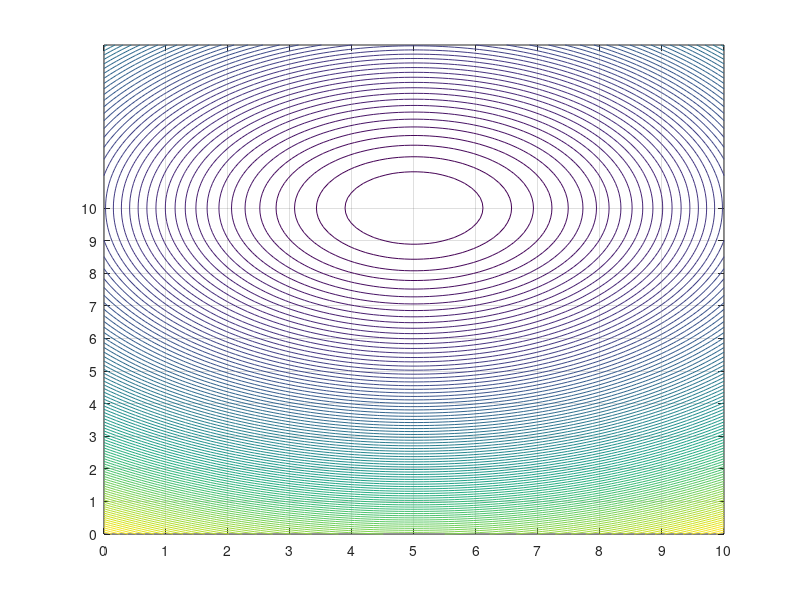

The MATLAB source for this figure: (Note: this script raises an error after producing the figure.)
clc
clear all
close all
format short

N=1;
Nsim=40;
dt=0.5;
num_states=6;
u = zeros(Nsim , 2);
x = zeros(Nsim + 1, 3);
x0=[5;0;pi/2];
x(1,:) = x0;
lb=[0 0 -2*pi 0 -1];
ub=[10 10 2*pi 0.5 1];
xf=[5;10;0];

lb1=[];lb2=[];
ub1=[];ub2=[];
for i=1:N
    lb1=[lb1,lb(1:3)];
    lb2=[lb2,lb(4:5)];
    ub1=[ub1,ub(1:3)];
    ub2=[ub2,ub(4:5)];
end
lb=[lb1,lb2];
ub=[ub1,ub2];
Z0=0;

%% plot
obstacles=0;%[[5,4],[4,6]];

xcont = linspace(x0(1)-5,xf(1)+5);
ycont = linspace(x0(2),xf(2)+5);
[X,Y] = meshgrid(xcont,ycont);
fun = (X-xf(1)).^2 + (Y-xf(2)).^2;
contour(X,Y,fun,100)
hold on 
for i=1:length(obstacles)/2
    scatter(obstacles(2*i-1),obstacles(2*i),'k','LineWidth',1.5)
end
grid on,set(gca,'ytick',min(xcont):max(xcont)),set(gca,'xtick',min(ycont):max(ycont))
xline(3.5,'--r');
xline(4.5,'--r');
xline(5.5,'--r');

uk=u(1,:)';
for k = 2:Nsim+1 %x(k-1,:)' uk
    [A,B] = Linearized_discrete_DD_model(x(k-1,:)',uk,dt); %TODO: u(k)??
    [Z,exitflag] = optimizer_fmincon(Z0,A, B, N, xf, x(k-1,:)',lb,ub,obstacles);
%     obstacles(2)=obstacles(2)+0.05;
%     obstacles(4)=obstacles(4)-0.05;
    for i=1:length(obstacles)/2
    scatter(obstacles(2*i-1),obstacles(2*i),'k','LineWidth',1.5)
    end
    Z0=Z;
    u(k-1,:)=Z(N*3+1:N*3+2);
    uk=u(k-1,:)';
    x(k,:) = A*x(k-1,:)' + B*u(k-1,:)';
    i=i+1;
    if exitflag==-2
        disp("----unfeasible!----")
       break
    end
    plot(x(:,1),x(:,2),'ok')
    pause(0.1)
end
disp("done")


    
